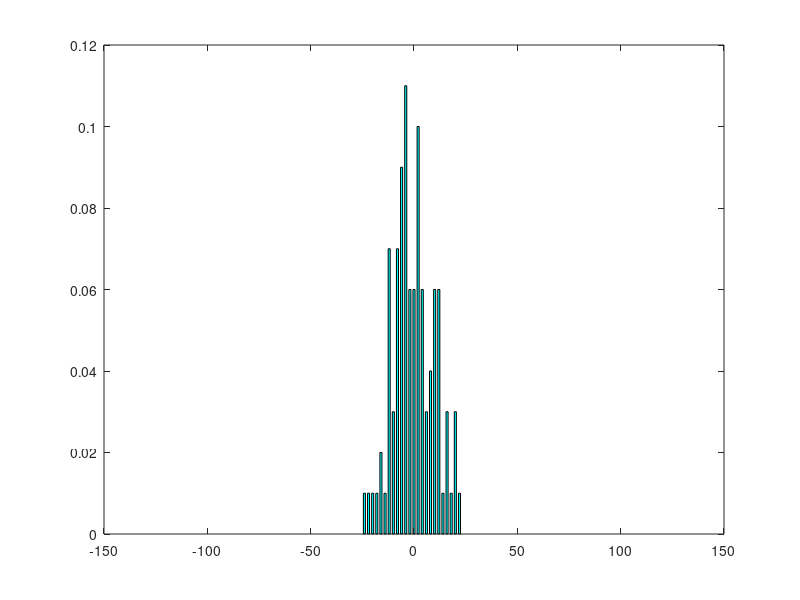

The MATLAB source for this figure:
k = 100;

p = 1/2;

m = 100;
v = [zeros(1,m)];

pasi = 0;

for j = 1:m
  ok = 0;
  poz = 0;
  for i = 1:k
    N = binornd(1,p);
    if N == 1
      poz++;
    else
      poz--;
      if ok == 0
        ok = 1;
        pasi = pasi + i;
      endif
    endif
  endfor
  v(j) = poz;
endfor
pasi = pasi/m


N=histc(v,-100:100);
bar(-100:100,N/m,'hist','FaceColor','c');